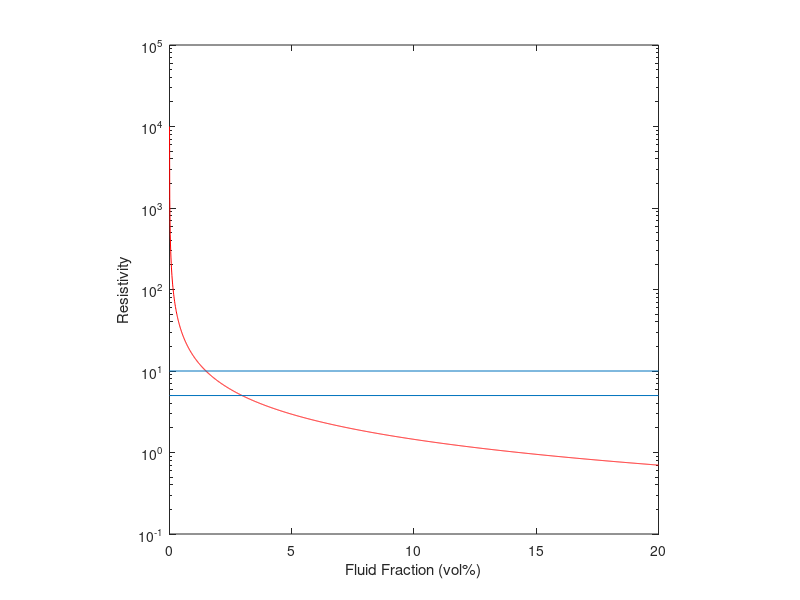

This chart was generated by the following MATLAB code:
clc
clear all
%%%%%%%%%%%%%%%%%%%%%%%%%%%%%%
%% Fluid volume percentage calculation
% Ajithabh K. S.
% ajithabhks-at-gmail.com
%% Modify values below
melt = 0:0.0001:0.2; %Melt percentage
matrix = 10000; % Resistivity of rock matrix
fluid = 0.1; % Resistivity of fluid
sigm = 1/matrix; % Conductivity of matrix
sigf =  1/fluid ; % 6.55 and 41.06
%% Hashin Shtrikman Calculation begins
HSL = sigm + melt ./( (1/(sigf - sigm)) + ((1-melt) ./ (3 * sigm)));
HSU = sigf + (1 - melt) ./ ((1 /(sigm - sigf)) + (melt ./ (3 * sigf)));
rHSL = 1./HSU; % Upper bound in resistivities
rHSU = 1./HSL; % Lower bound in resistivities
%% Plotting
semilogy(melt,rHSL,'r')
hold on
xt = xticks * 100;
xticklabels(xt)
y = 5; % Lower limit of resistivity
line([0,0.2],[y,y])
z = 10; % Upper limit of resistivity
line([0,0.2],[z,z])
xlabel('Fluid Fraction (vol%)')
ylabel('Resistivity')
% ylim([1 5000])
hold off
axis square
%%
print('-f','-dpdf','-r600','-fillpage','-painters','hashin.pdf')